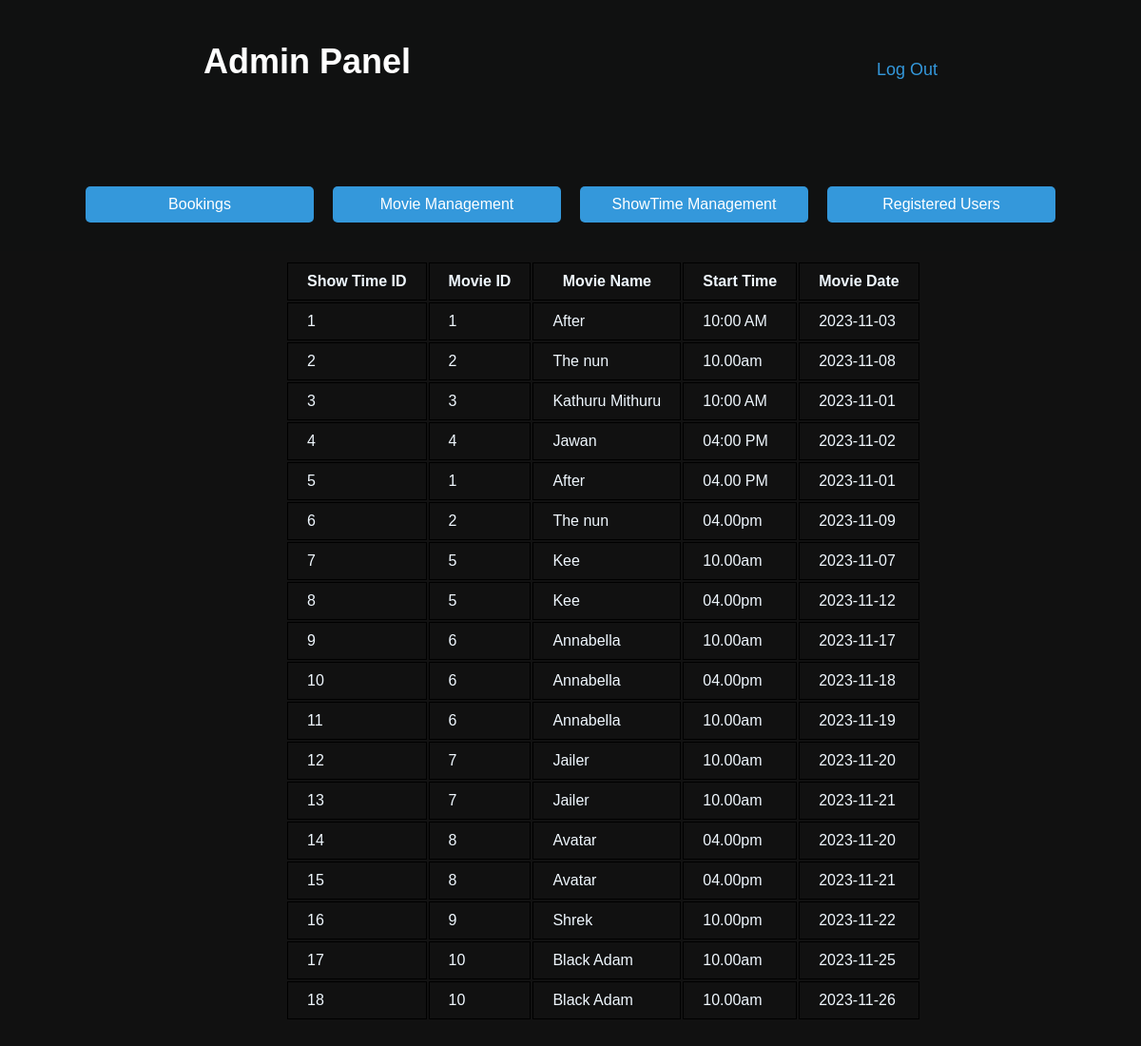
The app's page /admin/view_showtimes.php with its own data.
### tables this page shows
CREATE TABLE `showtimes` (
  `show_time_id` int(11) NOT NULL,
  `movie_id` int(11) DEFAULT NULL,
  `movie_name` varchar(200) NOT NULL,
  `start_time` varchar(200) NOT NULL,
  `movie_date` date NOT NULL
);

### admin/view_showtimes.php (the view, shortened to what this page needs)
<?php
include 'admin.php';
?>
<!DOCTYPE html>
<html lang="en">
<head>
    <link rel="stylesheet" type="text/css" href="description_style.css">
</head>
<body>
    <div class="movie_details">
    <table>
        <tr>
            <th>Show Time ID</th>
            <th>Movie ID</th>
            <th>Movie Name</th>
            <th>Start Time</th>
            <th>Movie Date</th>
        </tr>
<?php
        $qry1=mysqli_query($conn,"SELECT * FROM showtimes ");
        while($showtime=mysqli_fetch_array($qry1)){
        ?>
        <tr>
            <td><?php echo $showtime['show_time_id'];?></td>
            <td><?php echo $showtime['movie_id'];?></td>
            <td><?php echo $showtime['movie_name'];?></td>
            <td><?php echo $showtime['start_time'];?></td>
            <td><?php echo $showtime['movie_date'];?></td>
        </tr>
        <?php
        }
        ?>
    </div>
    <br><br>
</body>
</html>

### admin/admin.css (style rules this page uses)
body { font-family: Arial, sans-serif; background-color: #e9d1d1; margin: 0; padding: 0; }

### admin/description_style.css (style rules this page uses)
body { color: aliceblue; background-color: #111111; }
.movie_details { margin: 30px; margin-left: 80px; justify-content: center; align-content: center; }
table td ,table th { border: 1px solid black; padding: 10px 20px; }
.add_movie_details, .movie_details { margin: 10px; margin-left: 300px; justify-content: center; align-content: center; }

### records on screen
showtimes: show_time_id "1", movie "1", movie_name "After", start_time "10:00 AM", movie_date "2023-11-03"
showtimes: show_time_id "2", movie "2", movie_name "The nun", start_time "10.00am", movie_date "2023-11-08"
showtimes: show_time_id "3", movie "3", movie_name "Kathuru Mithuru", start_time "10:00 AM", movie_date "2023-11-01"
showtimes: show_time_id "4", movie "4", movie_name "Jawan", start_time "04:00 PM", movie_date "2023-11-02"
showtimes: show_time_id "5", movie "1", movie_name "After", start_time "04.00 PM", movie_date "2023-11-01"
showtimes: show_time_id "6", movie "2", movie_name "The nun", start_time "04.00pm", movie_date "2023-11-09"
showtimes: show_time_id "7", movie "5", movie_name "Kee", start_time "10.00am", movie_date "2023-11-07"
showtimes: show_time_id "8", movie "5", movie_name "Kee", start_time "04.00pm", movie_date "2023-11-12"
showtimes: show_time_id "9", movie "6", movie_name "Annabella", start_time "10.00am", movie_date "2023-11-17"
showtimes: show_time_id "10", movie "6", movie_name "Annabella", start_time "04.00pm", movie_date "2023-11-18"
showtimes: show_time_id "11", movie "6", movie_name "Annabella", start_time "10.00am", movie_date "2023-11-19"
showtimes: show_time_id "12", movie "7", movie_name "Jailer", start_time "10.00am", movie_date "2023-11-20"
showtimes: show_time_id "13", movie "7", movie_name "Jailer", start_time "10.00am", movie_date "2023-11-21"
showtimes: show_time_id "14", movie "8", movie_name "Avatar", start_time "04.00pm", movie_date "2023-11-20"
showtimes: show_time_id "15", movie "8", movie_name "Avatar", start_time "04.00pm", movie_date "2023-11-21"
showtimes: show_time_id "16", movie "9", movie_name "Shrek", start_time "10.00pm", movie_date "2023-11-22"
showtimes: show_time_id "17", movie "10", movie_name "Black Adam", start_time "10.00am", movie_date "2023-11-25"
showtimes: show_time_id "18", movie "10", movie_name "Black Adam", start_time "10.00am", movie_date "2023-11-26"
